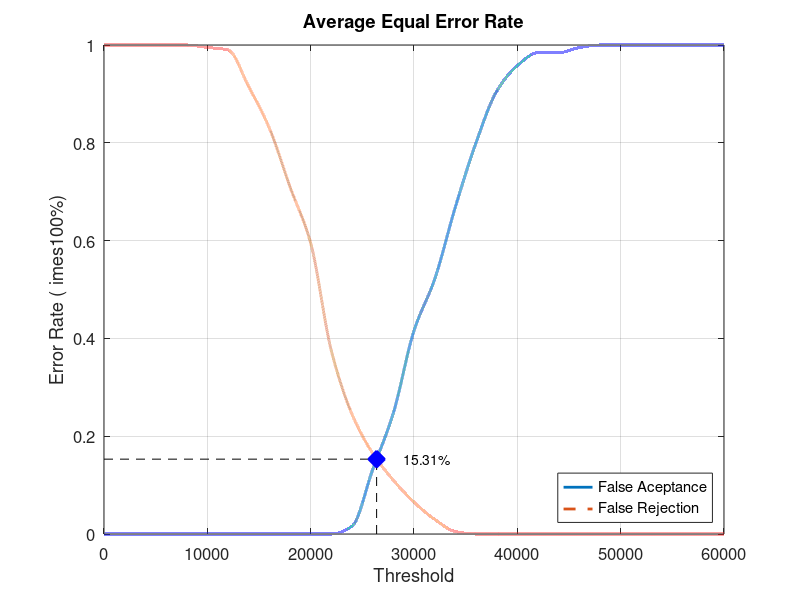
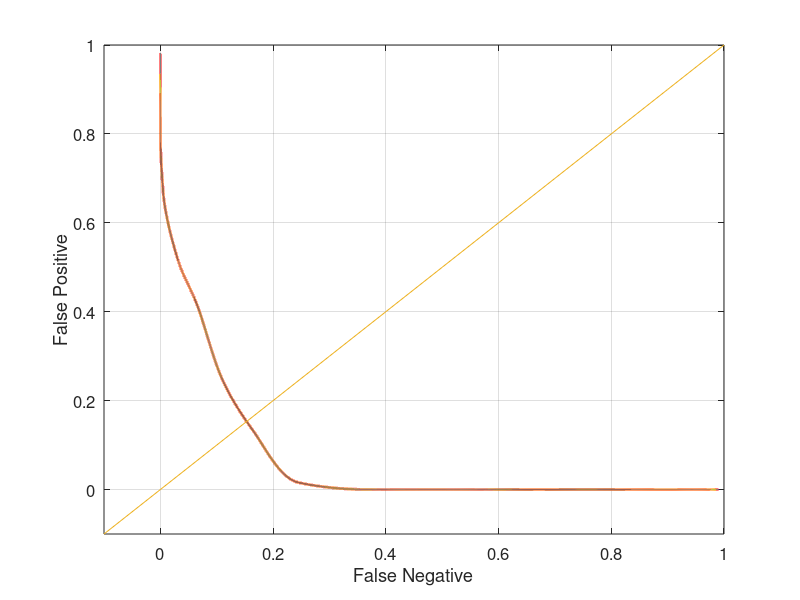

These figures' MATLAB source, in order:
close all;
clear;
clc;
x = 0:2000:60000;
xq = 0:0.5:60000;

y0 = [0 0 0 0 0 0 0 0 0 0 0 0 0.0157895 0.131579 0.247368 0.415789 0.521053 0.668421 0.8 0.905263 0.957895 0.984211 0.984211 0.994737 1 1 1 1 1 1 1]
yy0 = interp1(x, y0, xq, 'pchip');
y1 = [1 1 1 1 1 0.995 0.99 0.915 0.83 0.71 0.595 0.375 0.245 0.165 0.11 0.065 0.03 0.005 0 0 0 0 0 0 0 0 0 0 0 0 0]
yy1 = interp1(x, y1, xq, 'pchip');

% Calculating EER: 
y2 = abs(y0 - y1);
find(y2 == min(y2))
yy2 = abs(yy0 - yy1);
xEER = find(yy2 == min(yy2));
xEERIndex = xq(xEER) % X-axis EER
yEER = yy0(xEER) % Y-axis EER

main = figure
plot(xq, yy0,'-','LineWidth', 2);	hold on
plot(xq, yy1,'--','LineWidth', 2);	hold on
plot([xEERIndex xEERIndex], [0 yEER], 'k--');	hold on
plot([0 xEERIndex], [yEER yEER], 'k--');	hold on
plot(xEERIndex, yEER, 'bx', 'LineWidth', 10);	hold on
text(xEERIndex + 10 * xEERIndex / 100, yEER, [num2str(round((10000 * yEER)) / 100) '%'])
legend('False Aceptance', 'False Rejection', 'Location', 'SouthEast')
xlabel('Threshold')
ylabel('Error Rate (	imes100%)')
title('Average Equal Error Rate')
set(gca, 'FontSize', 12)
axis([0 60000 0 1])
grid on

print(main, 'Database1_2Main', '-dpng');
FNRxFPR = figure('Color', [1 1 1]);
plot(yy1, yy0, '-', yy1, yy0, 'LineWidth', 2);
hold on
y = -0.1:0.1:1
plot(y, y); 
set(gca, 'FontSize', 12)
xlabel('False Negative')
ylabel('False Positive')
axis([-0.1 1 -0.1 1])
set(gca, 'FontSize', 12)
grid on

print(FNRxFPR, 'Database1_2FNRxFPR','-dpng');
